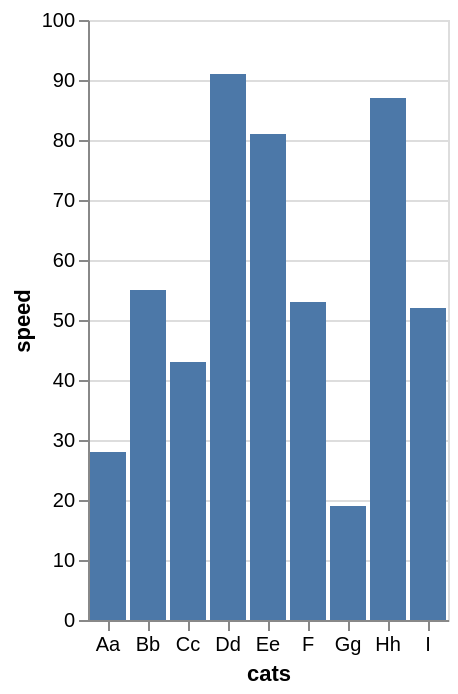

The specification (Vega-Lite) saved for this image:
### Vega-Lite specification from a JSON file in a GitHub repository (floating-point values rounded to 4 significant figures)
{"$schema": "https://vega.github.io/schema/vega-lite/v4.json", "description": "A simple bar chart with embedded data.", "data": {"values": [{"cats": "Aa", "speed": 28}, {"cats": "Bb", "speed": 55}, {"cats": "Cc", "speed": 43}, {"cats": "Dd", "speed": 91}, {"cats": "Ee", "speed": 81}, {"cats": "F", "speed": 53}, {"cats": "Gg", "speed": 19}, {"cats": "Hh", "speed": 87}, {"cats": "I", "speed": 52}]}, "mark": "bar", "encoding": {"x": {"field": "cats", "type": "ordinal", "axis": {"labelAngle": 0}}, "y": {"field": "speed", "type": "quantitative"}}}
